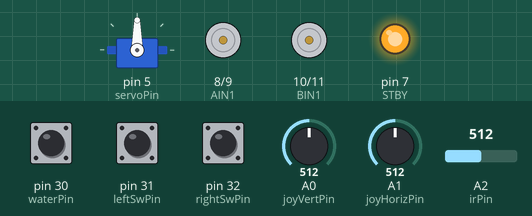
The sketch below on a simulated Arduino Mega 2560, built with avr-gcc and run on an emulated ATmega2560. On the bench: servo, motor-driver pin pairs drawn as motors (green arrow = first pin HIGH = forward, orange = second pin HIGH = backward, longer = more drive, scaled by the enable pin, stopped while the standby pin is LOW), output pins drawn as LEDs (lit = HIGH). The test bench sets the inputs (shaded band); at power-on: pin 31 (leftSwPin) HIGH, pin 30 (waterPin) HIGH, A0 (joyVertPin) = 512, A1 (joyHorizPin) = 512, pin 32 (rightSwPin) HIGH, A2 (irPin) = 512. What the sketch prints to the serial monitor is not drawn.

Above: at 5.2 s.
5.3 s: pin 31 (leftSwPin) pulled LOW for 1 s
At 5.76 s:
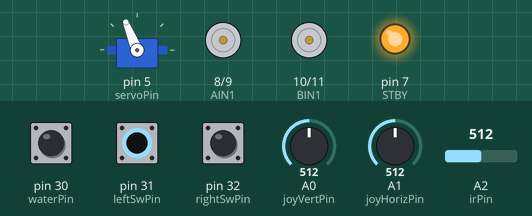
7.8 s: pin 30 (waterPin) pulled LOW for 0.15 s
At 9.1 s:
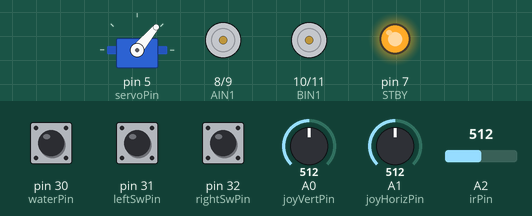
11.0 s: A0 (joyVertPin) set to 716
At 11.7 s:
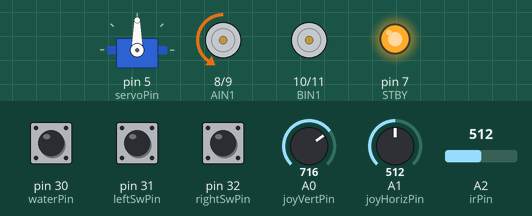
12.5 s: A1 (joyHorizPin) set to 716
At 13.7 s:
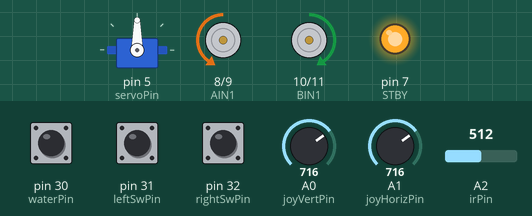
14.0 s: pin 32 (rightSwPin) pulled LOW for 1 s
16.5 s: A0 (joyVertPin) set to 900
At 17.0 s:
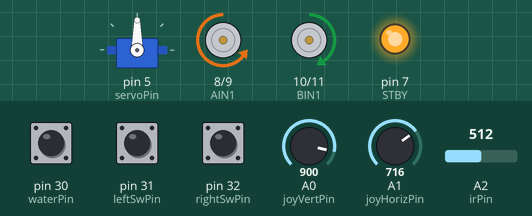
Timing chart, 0 to 19.0 s (numbered marks = the images above; inputs shaded):
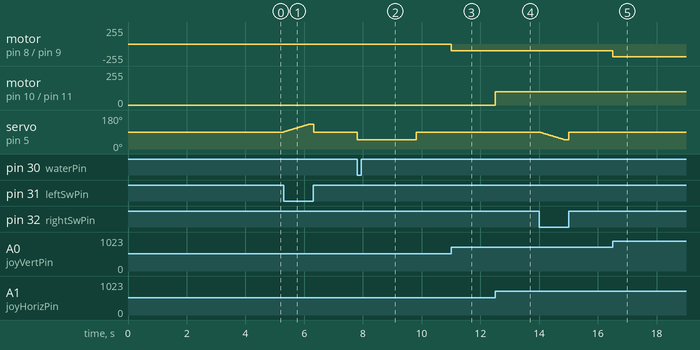

The sketch:

Nemo.ino
```cpp
#include <Servo.h>

// Pins
const int joyVertPin = A0;
const int joyHorizPin = A1;
const int leftSwPin = 31;
const int rightSwPin = 32;
const int waterPin = 30;
const int irPin = A2;
const int servoPin = 5;
// TB6612 pins
const int STBY = 7;
const int AIN1 = 8;
const int AIN2 = 9;
const int PWMA = 2;
const int BIN1 = 10;
const int BIN2 = 11;
const int PWMB = 3;

Servo syringeServo;


const int releaseAngle = 50;   // min
const int fillAngle = 130;    //  max
const int neutralAngle = 90;  // middle position

// Servo movement settings
int currentServoPosition = neutralAngle;
const int servoSpeed = 1;     // degrees per update
const int servoUpdateDelay = 20; // ms between updates

// Water sensor calibration
bool waterSensorCalibrated = false;
bool waterSensorNormalState = HIGH;

// Timing
unsigned long lastPrint = 0;
const unsigned long printInterval = 500;
unsigned long lastServoUpdate = 0;

void setup() {
  Serial.begin(115200);
  Serial.println("=== Submarine Controller Starting ===");


  // Configure joystick buttons with pullup
  pinMode(leftSwPin, INPUT_PULLUP);
  pinMode(rightSwPin, INPUT_PULLUP);
  pinMode(waterPin, INPUT_PULLUP);

  // TB6612 setup
  pinMode(STBY, OUTPUT);
  pinMode(AIN1, OUTPUT);
  pinMode(AIN2, OUTPUT);
  pinMode(PWMA, OUTPUT);
  pinMode(BIN1, OUTPUT);
  pinMode(BIN2, OUTPUT);
  pinMode(PWMB, OUTPUT);
  digitalWrite(STBY, HIGH);
  stopMotors();

  // Initialize servo
  syringeServo.attach(servoPin);
  syringeServo.write(neutralAngle);
  currentServoPosition = neutralAngle;

  // Calibrate water sensor
  calibrateWaterSensor();

  Serial.println("Ready!\n");
}

void loop() {
  unsigned long currentTime = millis();

  //  MOTOR CONTROL
  int rawV = analogRead(joyVertPin);
  int rawH = analogRead(joyHorizPin);

  int speedA = map(rawV, 0, 1023, 255, -255);
  int speedB = map(rawH, 0, 1023, -255, 255);

  // Apply deadzone (joy drift)
  if (abs(speedA) < 15) speedA = 0;
  if (abs(speedB) < 15) speedB = 0;

  setMotorA(speedA);
  setMotorB(speedB);

  // === SERVO CONTROL (HOLD TO MOVE) ===
  bool leftPressed = (digitalRead(leftSwPin) == LOW);
  bool rightPressed = (digitalRead(rightSwPin) == LOW);

  // === IR SAFETY CHECK ===
  /*bool isObstacleClose() {
    int irRaw = analogRead(irPin);

    // You will need to test and adjust this threshold value.
    // Let's assume raw value < 200 = ~10cm or less (you will fine-tune this).
    const int irThreshold = 200;

    return irRaw < irThreshold;
  }*/

  // Update servo position based on button state
  if (currentTime - lastServoUpdate >= servoUpdateDelay) {
    lastServoUpdate = currentTime;

    if (leftPressed && !rightPressed) {
      //if(!isObstacleClose()) {

        // Move towards fill angle (sink)
      if (currentServoPosition < fillAngle) {
      currentServoPosition = min(currentServoPosition + servoSpeed, fillAngle);
      syringeServo.write(currentServoPosition);
      Serial.println("SINKING: Servo → " + String(currentServoPosition));
      }
      /*}else {
        Serial.println("⚠ OBSTACLE DETECTED - SINK BLOCKED");
      } */
    }
    else if (rightPressed && !leftPressed) {
      // Move towards release angle (rise)
      if (currentServoPosition > releaseAngle) {
        currentServoPosition = max(currentServoPosition - servoSpeed, releaseAngle);
        syringeServo.write(currentServoPosition);
        Serial.println("RISING: Servo → " + String(currentServoPosition));
      }
    }else{ // Stop servo movement
      currentServoPosition = 90;
      syringeServo.write(currentServoPosition);
    }

  }
  // === WATER SENSOR CHECK ===
  bool waterDetected = (digitalRead(waterPin) != waterSensorNormalState);
  if (waterDetected && waterSensorCalibrated) {
    emergencySurface();
  }

  // === PERIODIC STATUS PRINT ===
  if (currentTime - lastPrint >= printInterval) {
    lastPrint = currentTime;

    int irRaw = analogRead(irPin);

    Serial.print("Motors[A:");
    Serial.print(speedA);
    Serial.print(" B:");
    Serial.print(speedB);
    Serial.print("] Servo:");
    Serial.print(currentServoPosition);
    Serial.print("° Buttons[L:");
    Serial.print(leftPressed ? "ON" : "off");
    Serial.print(" R:");
    Serial.print(rightPressed ? "ON" : "off");
    Serial.print("] IR:");
    Serial.print(irRaw);
    Serial.print(" Water:");
    Serial.println(waterDetected ? "DETECTED!" : "ok");
  }

  delay(10);
}

// === WATER SENSOR CALIBRATION ===
void calibrateWaterSensor() {
  Serial.println("\n*** Water Sensor Calibration ***");
  Serial.println("Ensure NO water is touching the sensor!");
  Serial.print("Calibrating");

  int highCount = 0;
  int lowCount = 0;

  for (int i = 0; i < 30; i++) {
    if (digitalRead(waterPin) == HIGH) highCount++;
    else lowCount++;
    Serial.print(".");
    delay(100);
  }

  waterSensorNormalState = (highCount > lowCount) ? HIGH : LOW;
  waterSensorCalibrated = true;

  Serial.println("\nCalibration done! Normal state: " + String(waterSensorNormalState == HIGH ? "HIGH" : "LOW"));
  delay(1000);
}

// === MOTOR CONTROL FUNCTIONS ===
void setMotorA(int speed) {
  if (speed > 0) {
    digitalWrite(AIN1, HIGH);
    digitalWrite(AIN2, LOW);
    analogWrite(PWMA, constrain(speed, 0, 255));
  } else if (speed < 0) {
    digitalWrite(AIN1, LOW);
    digitalWrite(AIN2, HIGH);
    analogWrite(PWMA, constrain(-speed, 0, 255));
  } else {
    digitalWrite(AIN1, LOW);
    digitalWrite(AIN2, LOW);
    analogWrite(PWMA, 0);
  }
}

void setMotorB(int speed) {
  if (speed > 0) {
    digitalWrite(BIN1, HIGH);
    digitalWrite(BIN2, LOW);
    analogWrite(PWMB, constrain(speed, 0, 255));
  } else if (speed < 0) {
    digitalWrite(BIN1, LOW);
    digitalWrite(BIN2, HIGH);
    analogWrite(PWMB, constrain(-speed, 0, 255));
  } else {
    digitalWrite(BIN1, LOW);
    digitalWrite(BIN2, LOW);
    analogWrite(PWMB, 0);
  }
}

void stopMotors() {
  setMotorA(0);
  setMotorB(0);
}

// === EMERGENCY SURFACE ===
void emergencySurface() {
  Serial.println("\n!!! WATER DETECTED - EMERGENCY SURFACE !!!");
  currentServoPosition = releaseAngle;
  syringeServo.write(releaseAngle);
  stopMotors();

  // Flash warning
  for (int i = 0; i < 10; i++) {
    Serial.println("!!! EMERGENCY !!!");
    delay(200);
  }
}
```

Measured:
- after the input at 5.3 s, servo on pin 5 (servoPin): rises from 90° to 130° in 0.83 s, then falls to 90° in 0.19 s
- after the input at 7.8 s, servo on pin 5 (servoPin): 90° → 50° at once, → 90° 2.0 s later
- after the input at 11.0 s, motor on pin 8 (AIN1) / pin 9 (AIN2): stopped → backward 101/255 at once
- after the input at 12.5 s, motor on pin 10 (BIN1) / pin 11 (BIN2): stopped → forward 101/255 at once
- after the input at 16.5 s, motor on pin 8 (AIN1) / pin 9 (AIN2): backward 101/255 → backward 193/255 at once
